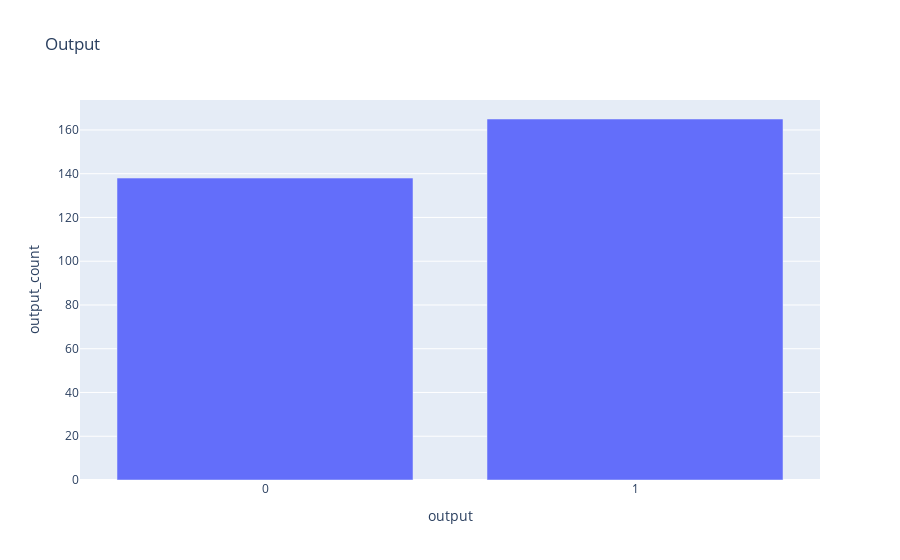

Notebook code for this chart:
### Code cell
fig = px.bar(output_count, x="output", y="output_count", title="Output")
fig.show()

### Figure 1 — Plotly figure (JSON) as saved in the notebook; plotly's stock layout.template omitted (floating-point values rounded to 4 significant figures)
{"data": [{"alignmentgroup": "True", "hovertemplate": "output=%{x}<br>output_count=%{y}<extra></extra>", "legendgroup": "", "marker": {"color": "#636efa", "pattern": {"shape": ""}}, "name": "", "offsetgroup": "", "orientation": "v", "showlegend": false, "textposition": "auto", "type": "bar", "x": ["0", "1"], "xaxis": "x", "y": [138, 165], "yaxis": "y"}], "layout": {"barmode": "relative", "legend": {"tracegroupgap": 0}, "title": {"text": "Output"}, "xaxis": {"anchor": "y", "domain": [0, 1], "title": {"text": "output"}}, "yaxis": {"anchor": "x", "domain": [0, 1], "title": {"text": "output_count"}}}}
